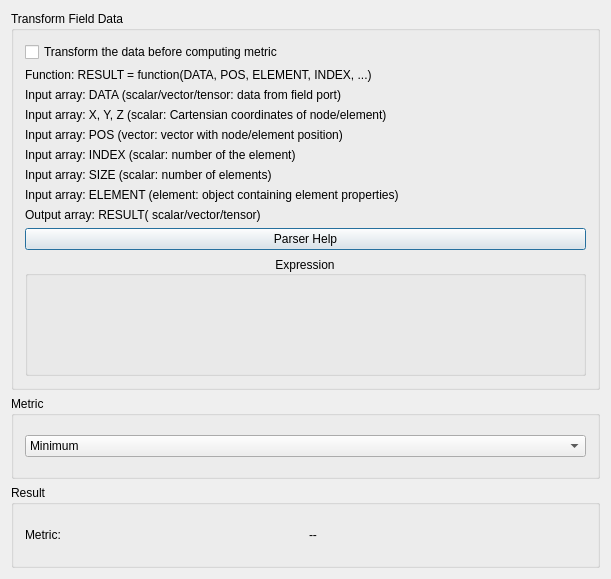
<?xml version="1.0" encoding="UTF-8"?>
<ui version="4.0">
 <class>CalculateFieldDataMetric</class>
 <widget class="QDialog" name="CalculateFieldDataMetric">
  <property name="geometry">
   <rect>
    <x>0</x>
    <y>0</y>
    <width>611</width>
    <height>579</height>
   </rect>
  </property>
  <property name="minimumSize">
   <size>
    <width>611</width>
    <height>579</height>
   </size>
  </property>
  <property name="windowTitle">
   <string>CalculateFieldDataMetric</string>
  </property>
  <layout class="QGridLayout" name="gridLayout">
   <item row="6" column="0">
    <widget class="QGroupBox" name="groupBox_3">
     <property name="title">
      <string>Result</string>
     </property>
     <layout class="QHBoxLayout" name="horizontalLayout_4">
      <item>
       <widget class="QLabel" name="label">
        <property name="text">
         <string>Metric:</string>
        </property>
       </widget>
      </item>
      <item>
       <widget class="QLabel" name="outputMetricLabel_">
        <property name="text">
         <string>--</string>
        </property>
       </widget>
      </item>
     </layout>
    </widget>
   </item>
   <item row="0" column="0">
    <widget class="QGroupBox" name="groupBox">
     <property name="title">
      <string>Transform Field Data</string>
     </property>
     <layout class="QVBoxLayout" name="verticalLayout_2">
      <item>
       <widget class="QCheckBox" name="enableFunctionCheckBox_">
        <property name="text">
         <string>Transform the data before computing metric</string>
        </property>
       </widget>
      </item>
      <item>
       <widget class="QLabel" name="function_result">
        <property name="enabled">
         <bool>true</bool>
        </property>
        <property name="text">
         <string>Function: RESULT = function(DATA, POS, ELEMENT, INDEX, ...)</string>
        </property>
       </widget>
      </item>
      <item>
       <widget class="QLabel" name="label_2">
        <property name="text">
         <string>Input array: DATA (scalar/vector/tensor: data from field port)</string>
        </property>
       </widget>
      </item>
      <item>
       <widget class="QLabel" name="label_3">
        <property name="text">
         <string>Input array: X, Y, Z (scalar: Cartensian coordinates of node/element)</string>
        </property>
       </widget>
      </item>
      <item>
       <widget class="QLabel" name="label_4">
        <property name="text">
         <string>Input array: POS (vector: vector with node/element position)</string>
        </property>
       </widget>
      </item>
      <item>
       <widget class="QLabel" name="label_6">
        <property name="text">
         <string>Input array: INDEX (scalar: number of the element)</string>
        </property>
       </widget>
      </item>
      <item>
       <widget class="QLabel" name="label_7">
        <property name="text">
         <string>Input array: SIZE (scalar: number of elements)</string>
        </property>
       </widget>
      </item>
      <item>
       <widget class="QLabel" name="label_8">
        <property name="text">
         <string>Input array: ELEMENT (element: object containing element properties)</string>
        </property>
       </widget>
      </item>
      <item>
       <widget class="QLabel" name="label_9">
        <property name="text">
         <string>Output array: RESULT( scalar/vector/tensor)</string>
        </property>
       </widget>
      </item>
      <item>
       <widget class="QPushButton" name="parserHelpButton_">
        <property name="enabled">
         <bool>true</bool>
        </property>
        <property name="text">
         <string>Parser Help</string>
        </property>
       </widget>
      </item>
      <item>
       <widget class="QGroupBox" name="expressionGroupBox_">
        <property name="minimumSize">
         <size>
          <width>557</width>
          <height>120</height>
         </size>
        </property>
        <property name="title">
         <string>Expression</string>
        </property>
        <property name="alignment">
         <set>Qt::AlignCenter</set>
        </property>
        <layout class="QVBoxLayout" name="verticalLayout">
         <item>
          <layout class="QHBoxLayout" name="horizontalLayout"/>
         </item>
        </layout>
       </widget>
      </item>
     </layout>
    </widget>
   </item>
   <item row="2" column="0">
    <widget class="QGroupBox" name="groupBox_2">
     <property name="title">
      <string>Metric</string>
     </property>
     <layout class="QHBoxLayout" name="horizontalLayout_3">
      <item>
       <widget class="QComboBox" name="metricComboBox_">
        <item>
         <property name="text">
          <string>Minimum</string>
         </property>
        </item>
        <item>
         <property name="text">
          <string>Maximum</string>
         </property>
        </item>
        <item>
         <property name="text">
          <string>Median</string>
         </property>
        </item>
        <item>
         <property name="text">
          <string>Value-mean</string>
         </property>
        </item>
        <item>
         <property name="text">
          <string>Geometry-mean</string>
         </property>
        </item>
        <item>
         <property name="text">
          <string>Sum</string>
         </property>
        </item>
        <item>
         <property name="text">
          <string>Integral</string>
         </property>
        </item>
        <item>
         <property name="text">
          <string>Volthreshold</string>
         </property>
        </item>
       </widget>
      </item>
     </layout>
    </widget>
   </item>
  </layout>
 </widget>
 <layoutdefault spacing="6" margin="11"/>
 <resources/>
 <connections/>
</ui>
